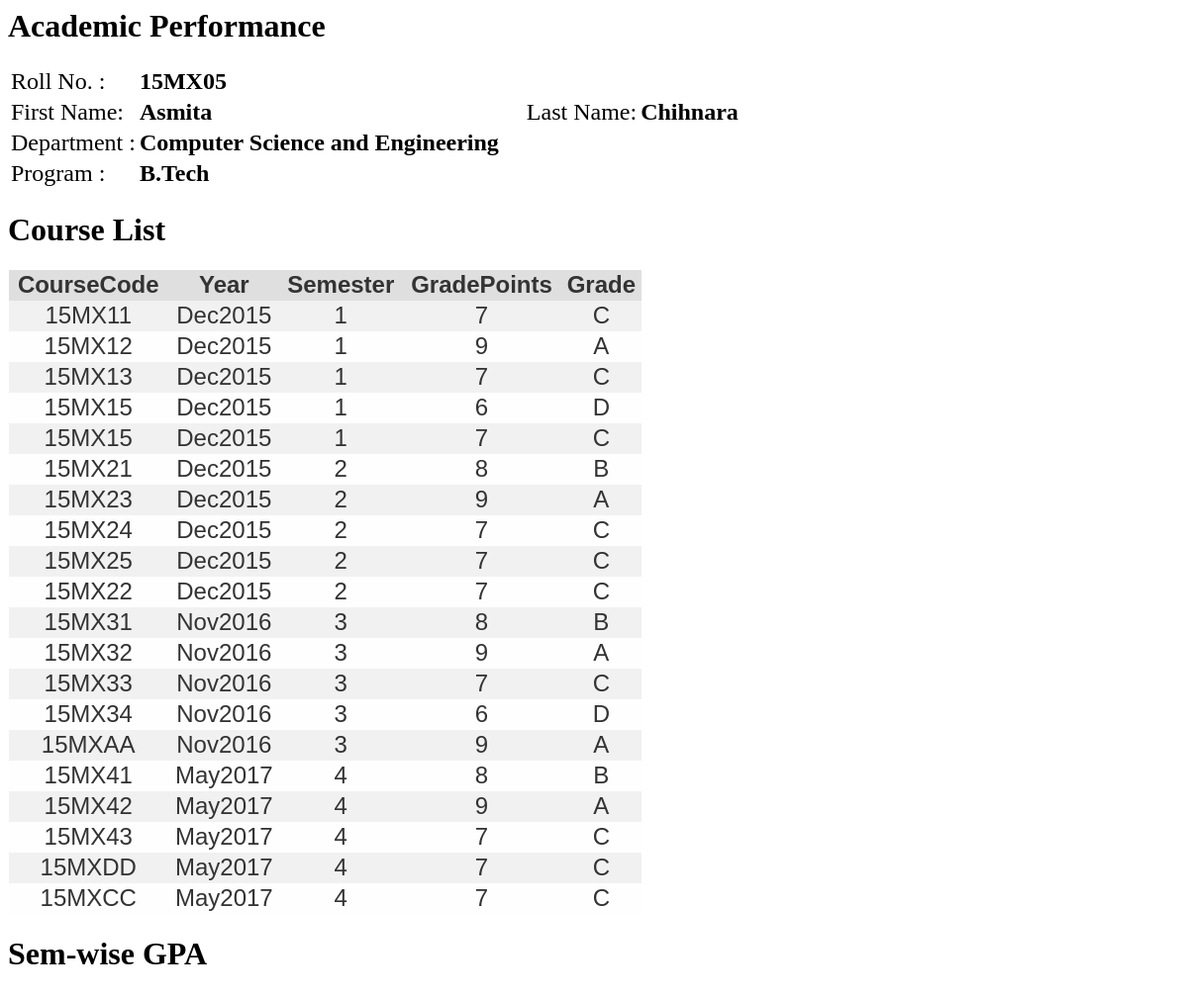
/profacad.php (signed in), run on the app's committed database.
### tables this page shows
CREATE TABLE `studentdetails` (
  `RollNo` varchar(15) NOT NULL,
  `FirstName` varchar(40) NOT NULL,
  `LastName` varchar(40) NOT NULL,
  `Dept` varchar(60) NOT NULL DEFAULT 'Computer Science and Engineering',
  `Program` varchar(60) NOT NULL DEFAULT 'B.Tech',
  `DateOfBirth` date NOT NULL,
  `BloodGroup` varchar(10) NOT NULL,
  `MobileParent` varchar(15) NOT NULL,
  `MobileStudent` varchar(15) NOT NULL,
  `Address` varchar(1024) NOT NULL,
  `ResStatus` varchar(30) NOT NULL,
  `Password` varchar(60) NOT NULL,
  `Active` int(11) NOT NULL DEFAULT '1',
  `ImageFile` varchar(100) NOT NULL DEFAULT 'dummy.jpg',
  `Email` varchar(60) NOT NULL
);

### profacad.php (the view, shortened to what this page needs)
<?php
$con = mysqli_connect("localhost","root","","courserec");
  $sql="SELECT * from studentdetails where RollNo='".$_SESSION["RollNo"]."'";
$ret=mysqli_query($con,$sql);
$count=mysqli_num_rows($ret);
echo "<div><h1>Academic Performance</h2><table id='content' style='font-size:24px;'>";
if($count==1){
	$row=mysqli_fetch_assoc($ret);
	echo "<tr><td>Roll No. :</td><td><b>".$row["RollNo"]."</b></td></tr>";
	echo "<tr><td>First Name:</td><td><b>".$row["FirstName"]."</b></td><td style='width:20px;'></td><td>Last Name:</td><td><b>".$row["LastName"]."</b></td></tr>";
	echo "<tr><td>Department :</td><td><b>".$row["Dept"]."</b></td></tr>";
	echo "<tr><td>Program :</td><td><b>".$row["Program"]."</b></td></tr>";
}
echo "</table></div>";
$sql="SELECT Replace(CourseCode,'14','15') as CourseCode,MonthYear,GradePoints,Grade,Semester from coursetaken where RollNo='".$_SESSION["RollNo"]."'";
$ret=mysqli_query($con,$sql);
echo "<div><h1>Course List</h2><table class='tg' id='content' style='font-size:24px;text-align:center;'>";
echo "<tr class='tr'><th class='th'>CourseCode</th><th class='th'>Year</th><th class='th'>Semester</th><th class='th'>GradePoints</th><th class='th'>Grade</th></tr>";
while($row=mysqli_fetch_assoc($ret))
{	echo "<tr class='tr'><td class='td'>".$row['CourseCode']."</td><td class='td'>".$row['MonthYear']."</td>";
	echo "<td class='td'>".$row['Semester']."</td><td class='td'>".$row['GradePoints']."</td><td class='td'>".$row["Grade"]."</td></tr>";
}
echo "</table></div>";
?>
<h1>Sem-wise GPA</h1>

### profacad.php (style rules this page uses)
.tg { color: #333; font-family: Helvetica, Arial, sans-serif; width: 640px; border-collapse: collapse; border-spacing: 0; }
.td, .th { border: 1px solid transparent; height: 30px; transition: all 0.3s; }
.th { background: #DFDFDF; font-weight: bold; }
.td { background: #FAFAFA; text-align: center; }
.tr:nth-child(even) .td { background: #F1F1F1; }
.tr:nth-child(odd) .td { background: #FEFEFE; }

### data on the page
studentdetails: RollNo "15MX05", FirstName "Asmita", LastName "Chihnara", Dept "Computer Science and Engineering", Program "B.Tech"

### other printed values
$row['CourseCode'] "15MX11"
$row['MonthYear'] "Dec2015"
$row['Semester'] "1"
$row['GradePoints'] "7"
$row["Grade"] "C"
$row['CourseCode'] "15MX12"
$row['GradePoints'] "9"
$row["Grade"] "A"
$row['CourseCode'] "15MX13"
$row['CourseCode'] "15MX15"
$row['GradePoints'] "6"
$row["Grade"] "D"
$row['CourseCode'] "15MX21"
$row['Semester'] "2"
$row['GradePoints'] "8"
